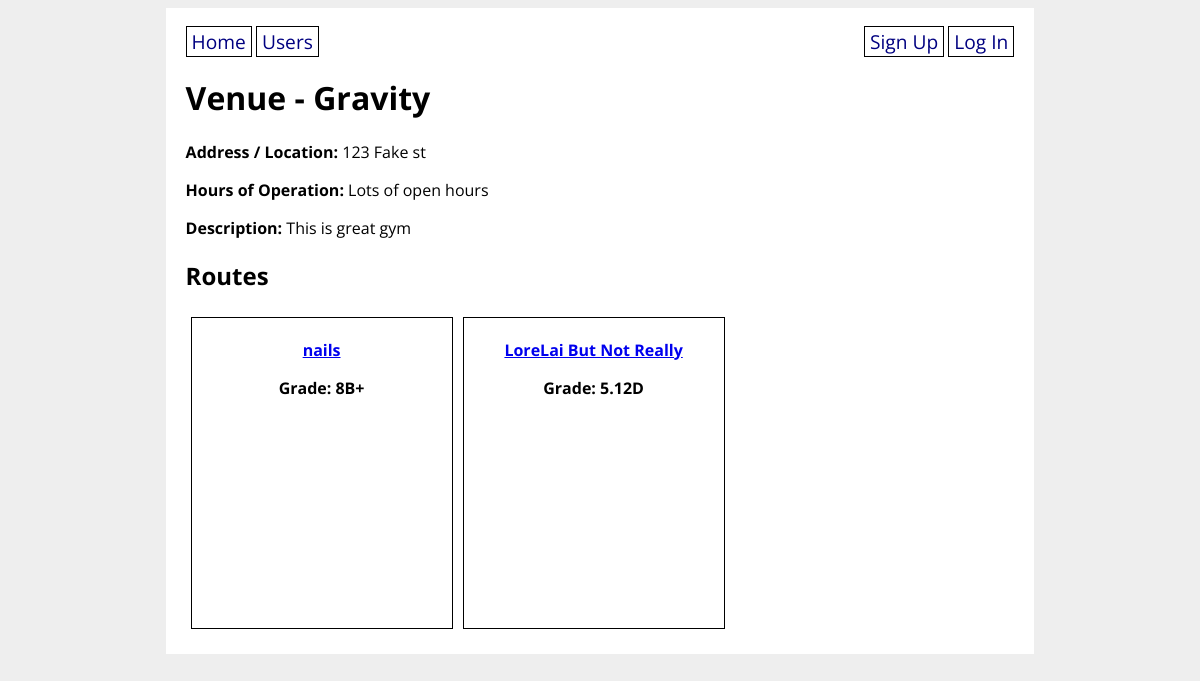
The app's page /venue/1, older data.
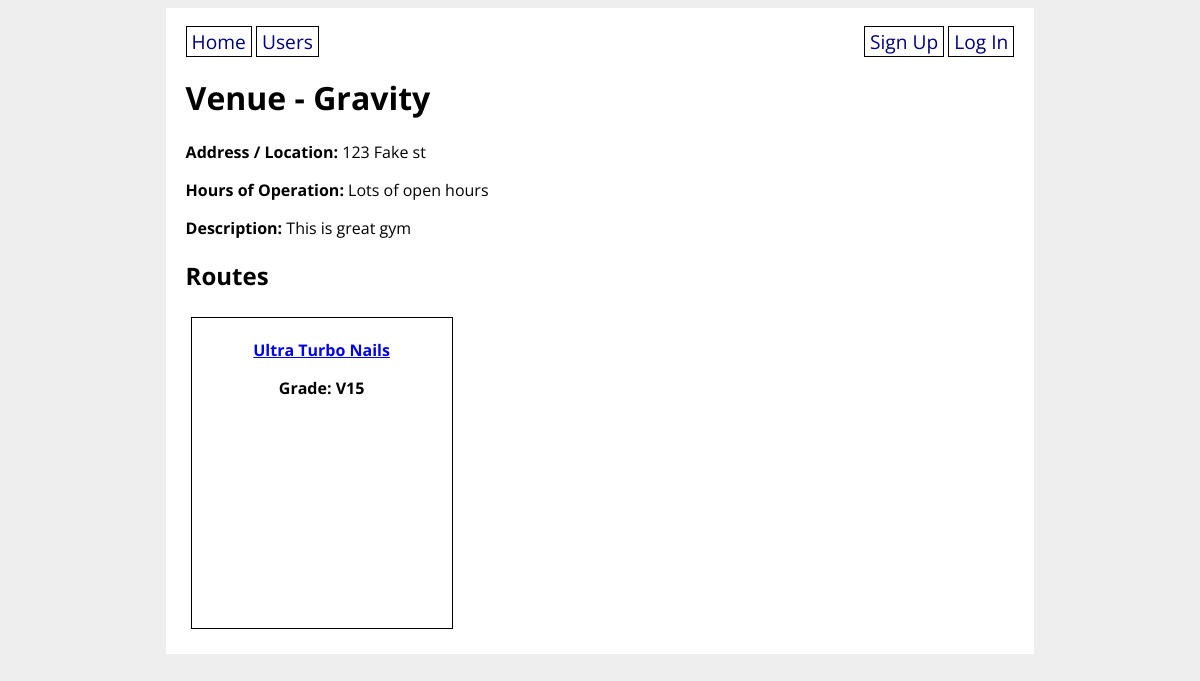
The same page, newer data.
### climbunity_app/models.py (models this page shows, shortened)
class Venue(db.Model):
    id = db.Column(db.Integer, primary_key=True)
    name = db.Column(db.String(80), nullable=False)
    address = db.Column(db.String(80), nullable=False)
    open_hours = db.Column(db.String(1000))
    description = db.Column(db.String(1000))
    booked_appointments = db.relationship('Appointment',
        secondary='venue_bookings', back_populates='appointment_venues'
    )

class Route(db.Model):
    id = db.Column(db.Integer, primary_key=True)
    venue_id = db.Column(db.Integer, db.ForeignKey('venue.id'), nullable=False)
    setter_id = db.Column(db.Integer, db.ForeignKey('user.id'))
    name = db.Column(db.String(80), nullable=False)
    grade = db.Column(db.String(10), nullable=False)
    photo_url = db.Column(URLType)
    route_set_date = db.Column(db.Date)
    route_takedown_date = db.Column(db.Date)
    projecting_users = db.relationship('User',
        secondary='user_project_lists', back_populates='user_projects'
    )
    ascents_on_route = db.relationship('Ascent',
        secondary='route_ascent_lists', back_populates='routes_ascended'
    )
    possible_route_styles = db.relationship('Style',
        secondary='route_style_lists', back_populates='route_styles'
    )
    route_tags = db.relationship('Tag',
        secondary='route_tag_lists', back_populates='tagged_routes'
    )

### climbunity_app/main/routes.py (the view, shortened to what this page needs)
@main.route('/venue/<venue_id>', methods=['GET', 'POST'])
def venue_detail(venue_id):
    venue = Venue.query.get(venue_id)
    routes = Route.query.filter_by(venue_id=venue_id).all()
    form = VenueForm(obj=venue)
    venue = Venue.query.get(venue_id)
    return render_template('venue_detail.html', form=form, routes=routes, venue=venue)

### climbunity_app/templates/venue_detail.html (shortened to what this page needs)
{% extends 'base.html' %}
{% block content %}
<h1>Venue - {{ venue.name }}</h1>
<p><strong>Address / Location:</strong> {{ venue.address }}</p>
<p><strong>Hours of Operation:</strong> {{ venue.open_hours }}</p>
<p><strong>Description:</strong> {{ venue.description }}</p>
<h2>Routes</h2>
<div class="routes">
    {% for route in routes %}
    <div class="route-details">
        <a href="/route/{{ route.id }}">
        <p><strong>{{ route.name }}</strong></p></a>
        <p><strong>Grade: {{ route.grade }}</strong></p>
    </div>
    {% endfor %}
</div>
{% endblock %}

### climbunity_app/templates/base.html (shortened to what this page needs)
<!DOCTYPE html>
<html>
    <head>
        <link rel="stylesheet" href="/static/style.css">
    </head>
    <body>
        <div id="content">
            <nav>
                <div>
                    <a href="/">Home</a>
                    <a href="/users">Users</a>
                </div>
                <div>
                    {% if current_user.is_authenticated %}
                        <a href="/new_venue">New Venue</a>
                        <a href="/new_route">New Route</a>
                        <a href="/new_appointment">New Appointment</a>
                        <a href="/logout">Log Out</a>
                    {% else %}
                        <a href="/signup">Sign Up</a>
                        <a href="/login">Log In</a>
                    {% endif %}
                </div>
            </nav>
            {% block content %}{% endblock %}
        </div>
    </body>
</html>

### climbunity_app/static/style.css (style rules this page uses)
body { display: flex; flex-direction: column; align-items: center; background-color: #eee; font-family: 'Open Sans', sans-serif; }
#content { width: 70%; background-color: white; padding: 20px; }
nav { width: 100%; display: flex; flex-direction: row; justify-content: space-between; }
nav a { color: navy; text-decoration: none; border: 1px solid black; padding: 1px 5px; font-size: 1.2em; }
.routes { display: flex; flex-direction: row; flex-wrap: wrap; }
.route-details { border: 1px solid black; margin: 5px; padding: 5px; text-align: center; width: 250px; height: 300px; }

Row changes from the older to the newer data that the page shows:
removed Route: name "LoreLai But Not Really", grade "5.12D"
changed Route: name "nails" → "Ultra Turbo Nails"; grade "8B+" → "V15"
